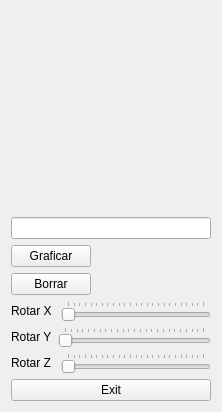
<?xml version="1.0" encoding="UTF-8"?>
<ui version="4.0">
 <class>Window</class>
 <widget class="QWidget" name="Window">
  <property name="geometry">
   <rect>
    <x>0</x>
    <y>0</y>
    <width>212</width>
    <height>344</height>
   </rect>
  </property>
  <property name="windowTitle">
   <string>Window</string>
  </property>
  <layout class="QVBoxLayout" name="verticalLayout">
   <item>
    <widget class="MyGLWidget" name="myGLWidget" native="true">
     <property name="minimumSize">
      <size>
       <width>200</width>
       <height>200</height>
      </size>
     </property>
    </widget>
   </item>
   <item>
    <widget class="QLineEdit" name="lineEdit"/>
   </item>
   <item>
    <widget class="QPushButton" name="pushGraficar">
     <property name="sizePolicy">
      <sizepolicy hsizetype="Fixed" vsizetype="Fixed">
       <horstretch>0</horstretch>
       <verstretch>0</verstretch>
      </sizepolicy>
     </property>
     <property name="text">
      <string>Graficar</string>
     </property>
    </widget>
   </item>
   <item>
    <widget class="QPushButton" name="pushBorrar">
     <property name="sizePolicy">
      <sizepolicy hsizetype="Fixed" vsizetype="Fixed">
       <horstretch>0</horstretch>
       <verstretch>0</verstretch>
      </sizepolicy>
     </property>
     <property name="text">
      <string>Borrar</string>
     </property>
    </widget>
   </item>
   <item>
    <layout class="QHBoxLayout" name="horizontalLayout">
     <item>
      <widget class="QLabel" name="label">
       <property name="text">
        <string>Rotar X </string>
       </property>
      </widget>
     </item>
     <item>
      <widget class="QSlider" name="rotXSlider">
       <property name="enabled">
        <bool>true</bool>
       </property>
       <property name="maximumSize">
        <size>
         <width>16777215</width>
         <height>16777215</height>
        </size>
       </property>
       <property name="maximum">
        <number>360</number>
       </property>
       <property name="singleStep">
        <number>16</number>
       </property>
       <property name="pageStep">
        <number>15</number>
       </property>
       <property name="orientation">
        <enum>Qt::Horizontal</enum>
       </property>
       <property name="tickPosition">
        <enum>QSlider::TicksAbove</enum>
       </property>
       <property name="tickInterval">
        <number>15</number>
       </property>
      </widget>
     </item>
    </layout>
   </item>
   <item>
    <layout class="QHBoxLayout" name="horizontalLayout_2">
     <item>
      <widget class="QLabel" name="label_2">
       <property name="text">
        <string>Rotar Y</string>
       </property>
      </widget>
     </item>
     <item>
      <widget class="QSlider" name="rotYSlider">
       <property name="enabled">
        <bool>true</bool>
       </property>
       <property name="maximumSize">
        <size>
         <width>16777215</width>
         <height>16777215</height>
        </size>
       </property>
       <property name="layoutDirection">
        <enum>Qt::LeftToRight</enum>
       </property>
       <property name="maximum">
        <number>360</number>
       </property>
       <property name="singleStep">
        <number>16</number>
       </property>
       <property name="pageStep">
        <number>15</number>
       </property>
       <property name="orientation">
        <enum>Qt::Horizontal</enum>
       </property>
       <property name="tickPosition">
        <enum>QSlider::TicksAbove</enum>
       </property>
       <property name="tickInterval">
        <number>15</number>
       </property>
      </widget>
     </item>
    </layout>
   </item>
   <item>
    <layout class="QHBoxLayout" name="horizontalLayout_3">
     <item>
      <widget class="QLabel" name="label_3">
       <property name="text">
        <string>Rotar Z </string>
       </property>
      </widget>
     </item>
     <item>
      <widget class="QSlider" name="rotZSlider">
       <property name="maximum">
        <number>360</number>
       </property>
       <property name="singleStep">
        <number>16</number>
       </property>
       <property name="pageStep">
        <number>15</number>
       </property>
       <property name="orientation">
        <enum>Qt::Horizontal</enum>
       </property>
       <property name="tickPosition">
        <enum>QSlider::TicksAbove</enum>
       </property>
       <property name="tickInterval">
        <number>15</number>
       </property>
      </widget>
     </item>
    </layout>
   </item>
   <item>
    <widget class="QPushButton" name="pushButton">
     <property name="enabled">
      <bool>true</bool>
     </property>
     <property name="maximumSize">
      <size>
       <width>16777215</width>
       <height>16777215</height>
      </size>
     </property>
     <property name="text">
      <string>Exit</string>
     </property>
    </widget>
   </item>
  </layout>
 </widget>
 <layoutdefault spacing="6" margin="11"/>
 <customwidgets>
  <customwidget>
   <class>MyGLWidget</class>
   <extends>QWidget</extends>
   <header>myglwidget.h</header>
   <container>1</container>
   <slots>
    <slot>setXRotation(int)</slot>
    <slot>setZRotation(int)</slot>
    <slot>setYRotation(int)</slot>
   </slots>
  </customwidget>
 </customwidgets>
 <resources/>
 <connections>
  <connection>
   <sender>rotXSlider</sender>
   <signal>valueChanged(int)</signal>
   <receiver>myGLWidget</receiver>
   <slot>setXRotation(int)</slot>
   <hints>
    <hint type="sourcelabel">
     <x>161</x>
     <y>272</y>
    </hint>
    <hint type="destinationlabel">
     <x>83</x>
     <y>205</y>
    </hint>
   </hints>
  </connection>
  <connection>
   <sender>rotYSlider</sender>
   <signal>valueChanged(int)</signal>
   <receiver>myGLWidget</receiver>
   <slot>setYRotation(int)</slot>
   <hints>
    <hint type="sourcelabel">
     <x>204</x>
     <y>294</y>
    </hint>
    <hint type="destinationlabel">
     <x>162</x>
     <y>205</y>
    </hint>
   </hints>
  </connection>
  <connection>
   <sender>rotZSlider</sender>
   <signal>valueChanged(int)</signal>
   <receiver>myGLWidget</receiver>
   <slot>setZRotation(int)</slot>
   <hints>
    <hint type="sourcelabel">
     <x>204</x>
     <y>316</y>
    </hint>
    <hint type="destinationlabel">
     <x>205</x>
     <y>205</y>
    </hint>
   </hints>
  </connection>
  <connection>
   <sender>pushButton</sender>
   <signal>clicked()</signal>
   <receiver>Window</receiver>
   <slot>close()</slot>
   <hints>
    <hint type="sourcelabel">
     <x>84</x>
     <y>337</y>
    </hint>
    <hint type="destinationlabel">
     <x>189</x>
     <y>285</y>
    </hint>
   </hints>
  </connection>
  <connection>
   <sender>pushBorrar</sender>
   <signal>clicked()</signal>
   <receiver>lineEdit</receiver>
   <slot>clear()</slot>
   <hints>
    <hint type="sourcelabel">
     <x>35</x>
     <y>244</y>
    </hint>
    <hint type="destinationlabel">
     <x>46</x>
     <y>203</y>
    </hint>
   </hints>
  </connection>
 </connections>
</ui>
